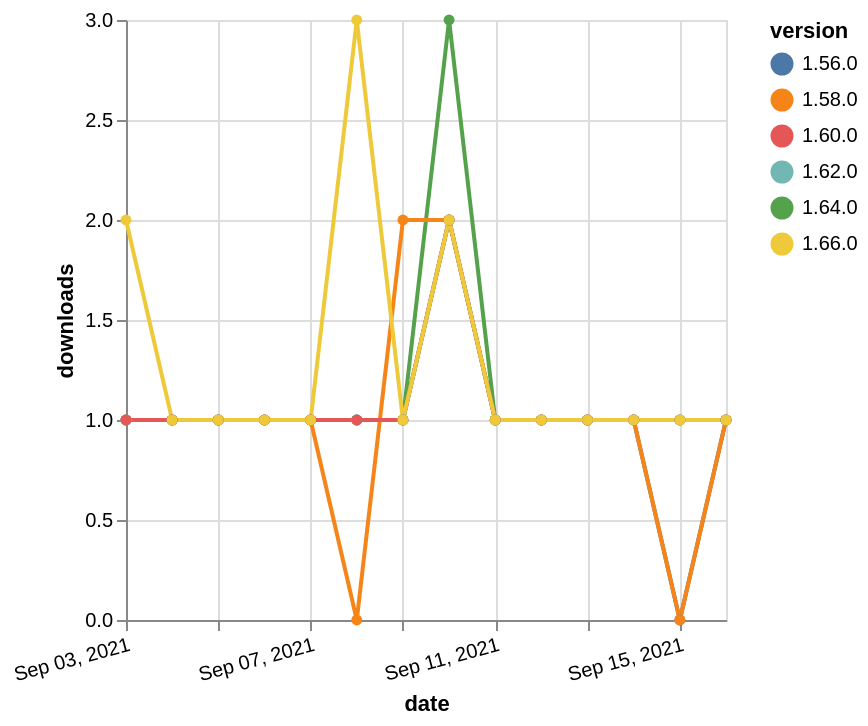

Describe this chart as a Vega-Lite specification.
### Vega-Lite specification from a JSON file in a GitHub repository (floating-point values rounded to 4 significant figures)
{"$schema": "https://vega.github.io/schema/vega-lite/v5.json", "description": "A simple bar chart with embedded data.", "data": {"values": [{"date": "2021-09-03", "total": 238, "delta": 1, "version": "1.56.0"}, {"date": "2021-09-04", "total": 239, "delta": 1, "version": "1.56.0"}, {"date": "2021-09-05", "total": 240, "delta": 1, "version": "1.56.0"}, {"date": "2021-09-06", "total": 241, "delta": 1, "version": "1.56.0"}, {"date": "2021-09-07", "total": 242, "delta": 1, "version": "1.56.0"}, {"date": "2021-09-08", "total": 243, "delta": 1, "version": "1.56.0"}, {"date": "2021-09-09", "total": 244, "delta": 1, "version": "1.56.0"}, {"date": "2021-09-10", "total": 246, "delta": 2, "version": "1.56.0"}, {"date": "2021-09-11", "total": 247, "delta": 1, "version": "1.56.0"}, {"date": "2021-09-12", "total": 248, "delta": 1, "version": "1.56.0"}, {"date": "2021-09-13", "total": 249, "delta": 1, "version": "1.56.0"}, {"date": "2021-09-14", "total": 250, "delta": 1, "version": "1.56.0"}, {"date": "2021-09-15", "total": 250, "delta": 0, "version": "1.56.0"}, {"date": "2021-09-16", "total": 251, "delta": 1, "version": "1.56.0"}, {"date": "2021-09-03", "total": 203, "delta": 1, "version": "1.64.0"}, {"date": "2021-09-04", "total": 204, "delta": 1, "version": "1.64.0"}, {"date": "2021-09-05", "total": 205, "delta": 1, "version": "1.64.0"}, {"date": "2021-09-06", "total": 206, "delta": 1, "version": "1.64.0"}, {"date": "2021-09-07", "total": 207, "delta": 1, "version": "1.64.0"}, {"date": "2021-09-08", "total": 208, "delta": 1, "version": "1.64.0"}, {"date": "2021-09-09", "total": 209, "delta": 1, "version": "1.64.0"}, {"date": "2021-09-10", "total": 212, "delta": 3, "version": "1.64.0"}, {"date": "2021-09-11", "total": 213, "delta": 1, "version": "1.64.0"}, {"date": "2021-09-12", "total": 214, "delta": 1, "version": "1.64.0"}, {"date": "2021-09-13", "total": 215, "delta": 1, "version": "1.64.0"}, {"date": "2021-09-14", "total": 216, "delta": 1, "version": "1.64.0"}, {"date": "2021-09-15", "total": 217, "delta": 1, "version": "1.64.0"}, {"date": "2021-09-16", "total": 218, "delta": 1, "version": "1.64.0"}, {"date": "2021-09-03", "total": 195, "delta": 1, "version": "1.58.0"}, {"date": "2021-09-04", "total": 196, "delta": 1, "version": "1.58.0"}, {"date": "2021-09-05", "total": 197, "delta": 1, "version": "1.58.0"}, {"date": "2021-09-06", "total": 198, "delta": 1, "version": "1.58.0"}, {"date": "2021-09-07", "total": 199, "delta": 1, "version": "1.58.0"}, {"date": "2021-09-08", "total": 199, "delta": 0, "version": "1.58.0"}, {"date": "2021-09-09", "total": 201, "delta": 2, "version": "1.58.0"}, {"date": "2021-09-10", "total": 203, "delta": 2, "version": "1.58.0"}, {"date": "2021-09-11", "total": 204, "delta": 1, "version": "1.58.0"}, {"date": "2021-09-12", "total": 205, "delta": 1, "version": "1.58.0"}, {"date": "2021-09-13", "total": 206, "delta": 1, "version": "1.58.0"}, {"date": "2021-09-14", "total": 207, "delta": 1, "version": "1.58.0"}, {"date": "2021-09-15", "total": 207, "delta": 0, "version": "1.58.0"}, {"date": "2021-09-16", "total": 208, "delta": 1, "version": "1.58.0"}, {"date": "2021-09-03", "total": 174, "delta": 1, "version": "1.62.0"}, {"date": "2021-09-04", "total": 175, "delta": 1, "version": "1.62.0"}, {"date": "2021-09-05", "total": 176, "delta": 1, "version": "1.62.0"}, {"date": "2021-09-06", "total": 177, "delta": 1, "version": "1.62.0"}, {"date": "2021-09-07", "total": 178, "delta": 1, "version": "1.62.0"}, {"date": "2021-09-08", "total": 179, "delta": 1, "version": "1.62.0"}, {"date": "2021-09-09", "total": 180, "delta": 1, "version": "1.62.0"}, {"date": "2021-09-10", "total": 182, "delta": 2, "version": "1.62.0"}, {"date": "2021-09-11", "total": 183, "delta": 1, "version": "1.62.0"}, {"date": "2021-09-12", "total": 184, "delta": 1, "version": "1.62.0"}, {"date": "2021-09-13", "total": 185, "delta": 1, "version": "1.62.0"}, {"date": "2021-09-14", "total": 186, "delta": 1, "version": "1.62.0"}, {"date": "2021-09-15", "total": 187, "delta": 1, "version": "1.62.0"}, {"date": "2021-09-16", "total": 188, "delta": 1, "version": "1.62.0"}, {"date": "2021-09-03", "total": 177, "delta": 1, "version": "1.60.0"}, {"date": "2021-09-04", "total": 178, "delta": 1, "version": "1.60.0"}, {"date": "2021-09-05", "total": 179, "delta": 1, "version": "1.60.0"}, {"date": "2021-09-06", "total": 180, "delta": 1, "version": "1.60.0"}, {"date": "2021-09-07", "total": 181, "delta": 1, "version": "1.60.0"}, {"date": "2021-09-08", "total": 182, "delta": 1, "version": "1.60.0"}, {"date": "2021-09-09", "total": 183, "delta": 1, "version": "1.60.0"}, {"date": "2021-09-10", "total": 185, "delta": 2, "version": "1.60.0"}, {"date": "2021-09-11", "total": 186, "delta": 1, "version": "1.60.0"}, {"date": "2021-09-12", "total": 187, "delta": 1, "version": "1.60.0"}, {"date": "2021-09-13", "total": 188, "delta": 1, "version": "1.60.0"}, {"date": "2021-09-14", "total": 189, "delta": 1, "version": "1.60.0"}, {"date": "2021-09-15", "total": 190, "delta": 1, "version": "1.60.0"}, {"date": "2021-09-16", "total": 191, "delta": 1, "version": "1.60.0"}, {"date": "2021-09-03", "total": 132, "delta": 2, "version": "1.66.0"}, {"date": "2021-09-04", "total": 133, "delta": 1, "version": "1.66.0"}, {"date": "2021-09-05", "total": 134, "delta": 1, "version": "1.66.0"}, {"date": "2021-09-06", "total": 135, "delta": 1, "version": "1.66.0"}, {"date": "2021-09-07", "total": 136, "delta": 1, "version": "1.66.0"}, {"date": "2021-09-08", "total": 139, "delta": 3, "version": "1.66.0"}, {"date": "2021-09-09", "total": 140, "delta": 1, "version": "1.66.0"}, {"date": "2021-09-10", "total": 142, "delta": 2, "version": "1.66.0"}, {"date": "2021-09-11", "total": 143, "delta": 1, "version": "1.66.0"}, {"date": "2021-09-12", "total": 144, "delta": 1, "version": "1.66.0"}, {"date": "2021-09-13", "total": 145, "delta": 1, "version": "1.66.0"}, {"date": "2021-09-14", "total": 146, "delta": 1, "version": "1.66.0"}, {"date": "2021-09-15", "total": 147, "delta": 1, "version": "1.66.0"}, {"date": "2021-09-16", "total": 148, "delta": 1, "version": "1.66.0"}]}, "width": "container", "mark": {"type": "line", "point": {"filled": true}}, "encoding": {"x": {"field": "date", "type": "temporal", "timeUnit": "yearmonthdate", "title": "date", "axis": {"labelAngle": -15}}, "y": {"field": "delta", "type": "quantitative", "title": "downloads"}, "color": {"field": "version", "type": "nominal"}, "tooltip": {"field": "delta"}}}
